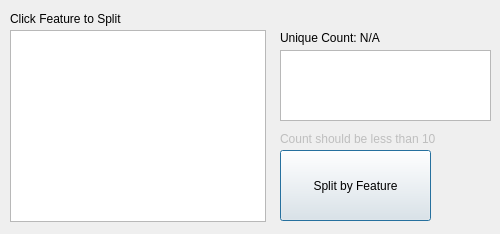
<?xml version="1.0" encoding="UTF-8"?>
<ui version="4.0">
 <class>Dialog</class>
 <widget class="QDialog" name="Dialog">
  <property name="geometry">
   <rect>
    <x>0</x>
    <y>0</y>
    <width>500</width>
    <height>234</height>
   </rect>
  </property>
  <property name="windowTitle">
   <string>Select a Feature to Split Data</string>
  </property>
  <property name="windowIcon">
   <iconset>
    <normaloff>mole.png</normaloff>mole.png</iconset>
  </property>
  <widget class="QListWidget" name="featureListWidget">
   <property name="geometry">
    <rect>
     <x>10</x>
     <y>30</y>
     <width>256</width>
     <height>192</height>
    </rect>
   </property>
  </widget>
  <widget class="QLabel" name="featureListTitle">
   <property name="geometry">
    <rect>
     <x>10</x>
     <y>10</y>
     <width>201</width>
     <height>17</height>
    </rect>
   </property>
   <property name="text">
    <string>Click Feature to Split</string>
   </property>
  </widget>
  <widget class="QLabel" name="uniqueCountLabel">
   <property name="geometry">
    <rect>
     <x>280</x>
     <y>30</y>
     <width>171</width>
     <height>16</height>
    </rect>
   </property>
   <property name="text">
    <string>Unique Count: N/A</string>
   </property>
  </widget>
  <widget class="QPushButton" name="splitByFeatureButton">
   <property name="geometry">
    <rect>
     <x>280</x>
     <y>150</y>
     <width>151</width>
     <height>71</height>
    </rect>
   </property>
   <property name="text">
    <string>Split by Feature</string>
   </property>
  </widget>
  <widget class="QListWidget" name="uniqueListWidget">
   <property name="geometry">
    <rect>
     <x>280</x>
     <y>50</y>
     <width>211</width>
     <height>71</height>
    </rect>
   </property>
  </widget>
  <widget class="QLabel" name="countWarningLabel">
   <property name="enabled">
    <bool>false</bool>
   </property>
   <property name="geometry">
    <rect>
     <x>280</x>
     <y>130</y>
     <width>211</width>
     <height>17</height>
    </rect>
   </property>
   <property name="text">
    <string>Count should be less than 10</string>
   </property>
  </widget>
 </widget>
 <resources/>
 <connections/>
</ui>
